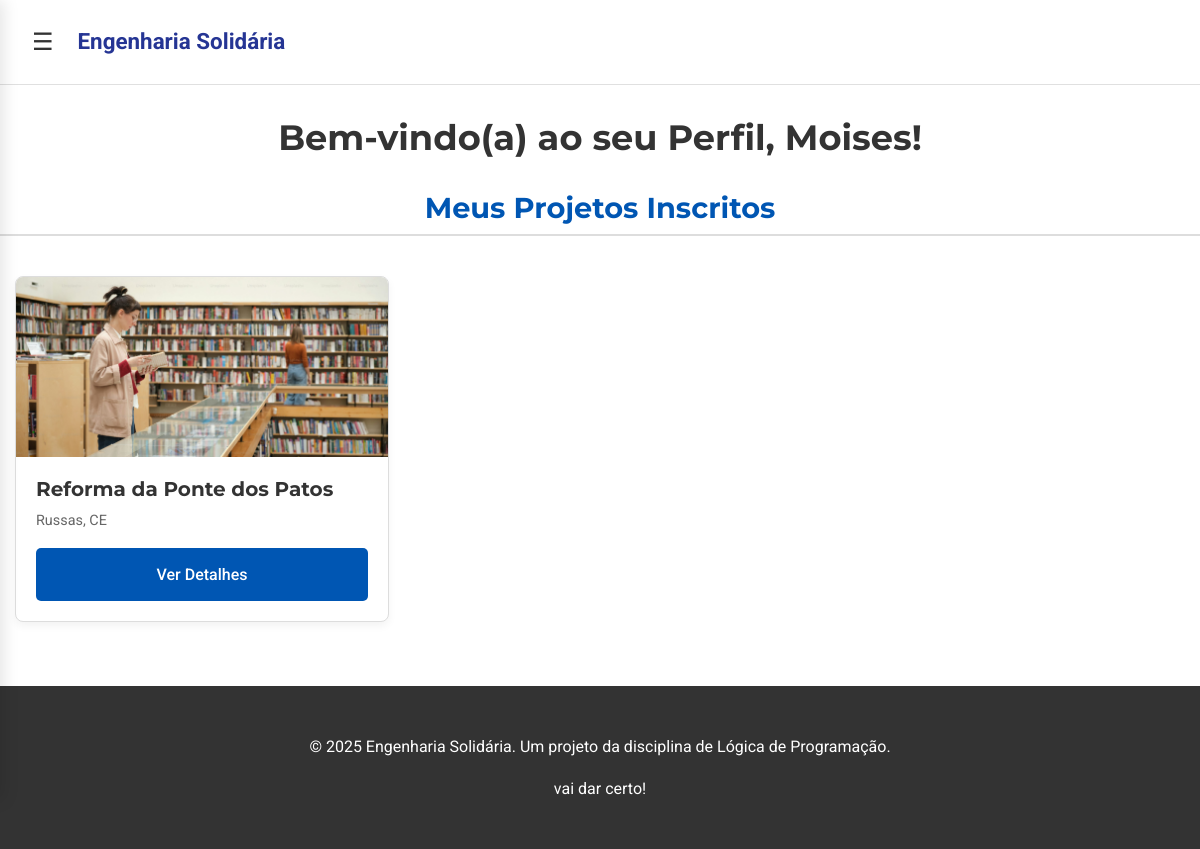
Screenshot of /perfil (signed in) with the database file from the repository.
### ES/models.py (models this page shows, shortened)
class User(db.Model):
    id = db.Column(db.Integer, primary_key=True)
    nome = db.Column(db.String(100), nullable=False)
    email = db.Column(db.String(100), unique=True, nullable=False)
    senha = db.Column(db.String(256), nullable=False)
    projects = db.relationship('Project', secondary=inscricoes, back_populates='voluntarios')
    is_admin = db.Column(db.Boolean, default=False, nullable=False)
    course = db.Column(db.String(100), nullable=True)
    semester = db.Column(db.Integer, nullable=True)
    projects = db.relationship('Project', secondary=inscricoes, back_populates='voluntarios')
    skills = db.relationship('Skill', secondary=user_skills, lazy='subquery', backref=db.backref('users', lazy=True))

class Project(db.Model):
    id = db.Column(db.Integer, primary_key=True)
    title = db.Column(db.String(150), nullable=False)
    description = db.Column(db.Text, nullable=False)
    location = db.Column(db.String(100), nullable=False)
    status = db.Column(db.String(50), nullable=False, default='Não Inicializada')
    work_date = db.Column(db.Date, nullable=True)
    responsible_org = db.Column(db.String(150), nullable=True)
    responsible_contact = db.Column(db.String(100), nullable=True)
    voluntarios = db.relationship('User', secondary=inscricoes, back_populates='projects')
    required_skills = db.relationship('Skill', secondary=project_skills, lazy='subquery', backref=db.backref('projects', lazy=True))

### ES/routes.py (the view)
@main.route('/perfil')
def perfil():
    if 'user_id' not in session:
        flash('Você precisa fazer login para acessar esta página.', 'warning')
        return redirect(url_for('main.login_cadastro'))
    usuario_logado = User.query.get(session['user_id'])
    return render_template('perfil.html', logged_in=True, user=usuario_logado)

### ES/templates/perfil.html (shortened to what this page needs)
<!DOCTYPE html>
<html lang="pt-BR">
<head>
    <link rel="stylesheet" href="{{ url_for('static', filename='css/base.css') }}">
    <link rel="stylesheet" href="{{ url_for('static', filename='css/header.css') }}">
    <link rel="stylesheet" href="{{ url_for('static', filename='css/sidebar.css') }}">
    <link rel="stylesheet" href="{{ url_for('static', filename='css/footer.css') }}">
    <link rel="stylesheet" href="{{ url_for('static', filename='css/perfil.css') }}"> </head>
<body
    data-url-home="{{ url_for('main.homepage') }}"
    data-url-projetos="{{ url_for('main.projetos') }}"
    data-url-parceiros="{{ url_for('main.parceiros') }}"
    data-url-sobre-nos="{{ url_for('main.sobre_nos') }}"
    data-url-login="{{ url_for('main.login_cadastro') }}"
    data-url-register="{{ url_for('main.login_cadastro') }}#register"
    data-url-logout="{{ url_for('main.logout') }}"
    data-logged-in="{{ logged_in }}"
    data-url-perfil="{{ url_for('main.perfil') }}"
>
   <header id="top-header">
        <button id="sidebar-toggle" aria-label="Abrir menu lateral">
            &#9776;
        </button>
        <a href="{{ url_for('main.homepage') }}" class="header-logo">Engenharia Solidária</a>
    </header>
    <div id="main-content">
    <main>
        <section class="section">
            <div class="container">
                <h1 class="profile-title">Bem-vindo(a) ao seu Perfil, {{ user.nome }}!</h1>
                <h2 class="section-title">Meus Projetos Inscritos</h2>
                {% if user.projects %}
                    <div class="projects-grid">
                        {% for project in user.projects %}
                        <div class="project-card">
                            <img src="{{ project.image_url or url_for('static', filename='img/biblioteca.jpeg') }}" alt="Imagem do Projeto {{ project.title }}">
                            <div class="project-card-content">
                                <h3>{{ project.title }}</h3>
                                <p class="project-card-location">{{ project.location }}</p>
                                <a href="{{ url_for('main.detalhes_projeto', project_id=project.id) }}" class="btn">Ver Detalhes</a>
                            </div>
                        </div>
                        {% endfor %}
                    </div>
                {% else %}
                    <p class="no-projects-message">
                        Você ainda não se inscreveu em nenhum projeto.
                        <a href="{{ url_for('main.projetos') }}">Que tal encontrar um agora?</a>
                    </p>
                {% endif %}
            </div>
        </section>
    </main>
    <footer class="footer">
        <div class="footer-container">
            <p>&copy; 2025 Engenharia Solidária. Um projeto da disciplina de Lógica de Programação.</p>
            <p class="signature">vai dar certo!</p>
        </div>
    </footer>
    </div>
</body>
</html>

### ES/static/css/base.css (style rules this page uses)
:root { --cor-primaria: #253594; --cor-secundaria: #d9534f; --cor-sucesso: #4cae4c; --cor-fundo: #ffffff; --cor-fundo-secundario: #f4f4f4; --cor-texto: #333333; --cor-texto-claro: #ffffff; --cor-borda: #e0e0e0; --cor-botao: #f7b910; --cor-botao: #ffa600; --fonte-principal: "Roboto", sans-serif; --fonte-secundaria: "Montserrat", sans-serif; --texto-xs: 0.75rem; --texto-sm: 0.875rem; --texto-base: 1rem; --texto-lg: 1.400rem; --texto-xl: 1.5rem; --texto-2xl: 2rem; --esp-1: 0.25rem; --esp-2: 0.5rem; --esp-3: 1rem; --esp-4: 1.5rem; --esp-5: 2rem; --esp-6: 3rem; --raio-borda: 5px; --sombra-padrao: 0 4px 12px rgba(0, 0, 0, 0.08); --largura-maxima: 1200px; }
*, *::before, *::after { box-sizing: border-box; margin: 0; padding: 0; }
html { scroll-behavior: smooth; -webkit-font-smoothing: antialiased; -moz-osx-font-smoothing: grayscale; }
body { min-height: 100vh; display: flex; flex-direction: column; font-family: var(--fonte-principal); font-size: var(--texto-base); color: var(--cor-texto); background-color: var(--cor-fundo); line-height: 1.6; }
img, picture, video, canvas, svg { display: block; max-width: 100%; }
a { text-decoration: none; color: var(--cor-primaria); }
h1, h2, h3, h4, h5, h6 { font-family: var(--fonte-secundaria); font-weight: 700; line-height: 1.2; margin-bottom: var(--esp-3); }
h1 { font-size: var(--texto-2xl); }
h2 { font-size: var(--texto-xl); }
.btn { display: inline-block; padding: var(--esp-3) var(--esp-5); font-family: var(--fonte-principal); font-weight: 700; border-radius: var(--raio-borda); text-decoration: none; transition: all 0.3s ease; border: 2px solid transparent; cursor: pointer; text-align: center; }

### ES/static/css/header.css (style rules this page uses)
#top-header { width: 100%; padding: var(--esp-4) var(--esp-5); background-color: var(--cor-fundo); border-bottom: 1px solid var(--cor-borda); display: flex; align-items: center; gap: var(--esp-4); }
#sidebar-toggle { background: none; border: none; font-size: var(--texto-xl); color: var(--cor-texto); cursor: pointer; }
.header-logo { font-size: var(--texto-lg); font-weight: 700; color: var(--cor-primaria); text-decoration: none; }

### ES/static/css/footer.css (style rules this page uses)
.footer { width: 100%; padding: var(--esp-6) 0; background-color: var(--cor-texto); color: var(--cor-texto-claro); margin-top: auto; }
.footer-container { max-width: var(--largura-maxima); margin: 0 auto; padding: 0 var(--esp-4); display: flex; flex-direction: column; align-items: center; gap: var(--esp-3); text-align: center; }

### ES/static/css/perfil.css (style rules this page uses)
:root { --primary-color: #0056b3; --primary-color-dark: #004085; --text-color: #333; --text-color-light: #666; --light-gray: #f4f4f4; --border-color: #ddd; --white: #ffffff; }
#main-content main { padding-top: 2rem; padding-bottom: 4rem; }
.profile-title { font-family: 'Montserrat', sans-serif; font-size: 2.2rem; font-weight: 700; text-align: center; margin-bottom: 2rem; color: var(--text-color); }
.section-title { font-family: 'Montserrat', sans-serif; font-size: 1.8rem; text-align: center; color: var(--primary-color); margin-bottom: 2.5rem; border-bottom: 2px solid var(--border-color); padding-bottom: 0.5rem; }
.projects-grid { display: grid; grid-template-columns: repeat(auto-fill, minmax(300px, 1fr)); gap: 1.5rem; padding: 0 15px; }
.project-card { background-color: var(--white); border: 1px solid var(--border-color); border-radius: 8px; box-shadow: 0 4px 8px rgba(0, 0, 0, 0.05); overflow: hidden; display: flex; flex-direction: column; transition: transform 0.3s ease, box-shadow 0.3s ease; }
.project-card img { width: 100%; height: 180px; object-fit: cover; }
.project-card-content { padding: 1.25rem; display: flex; flex-direction: column; flex-grow: 1; }
.project-card-content h3 { font-family: 'Montserrat', sans-serif; font-size: 1.25rem; font-weight: 700; color: var(--text-color); margin-bottom: 0.5rem; }
.project-card-location { font-family: 'Roboto', sans-serif; font-size: 0.9rem; color: var(--text-color-light); margin-bottom: 1rem; }
.project-card-content .btn { margin-top: auto; text-align: center; background-color: var(--primary-color); color: var(--white); text-decoration: none; padding: 0.75rem 1rem; border-radius: 5px; font-weight: 500; transition: background-color 0.3s ease; }

### rows the page displays
User: nome "Moises"
Project: title "Reforma da Ponte dos Patos", location "Russas, CE"
